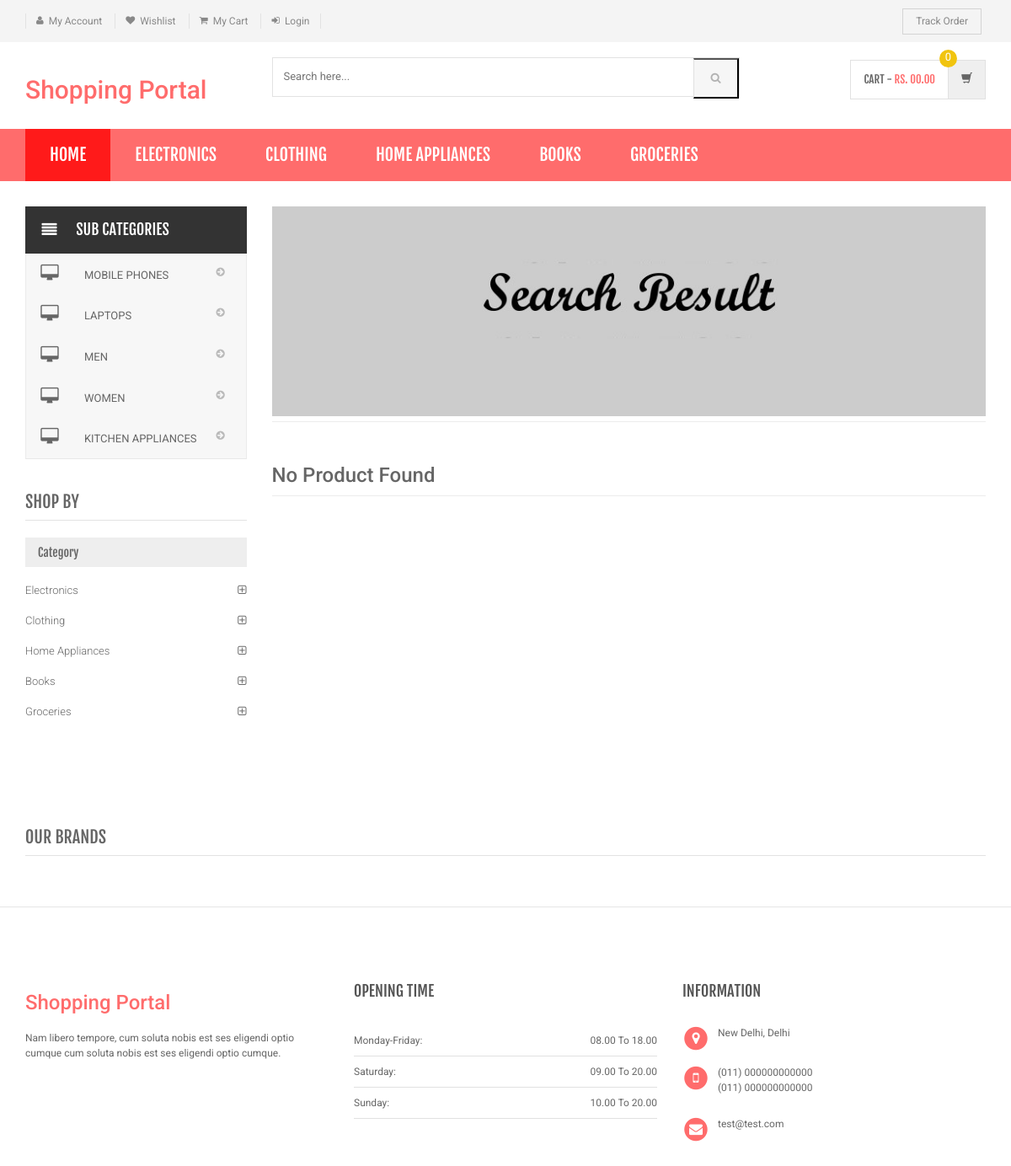
/shopping/search-result.php, run on the app's committed database.
### tables this page shows
CREATE TABLE category (
  id int(11) NOT NULL AUTO_INCREMENT,
  categoryName varchar(255) DEFAULT NULL,
  categoryDescription longtext DEFAULT NULL,
  creationDate timestamp NOT NULL DEFAULT current_timestamp(),
  updationDate varchar(255) DEFAULT NULL,
  PRIMARY KEY (id)
);

CREATE TABLE subcategory (
  id int(11) NOT NULL AUTO_INCREMENT,
  categoryid int(11) DEFAULT NULL,
  subcategory varchar(255) DEFAULT NULL,
  creationDate timestamp NULL DEFAULT current_timestamp(),
  updationDate varchar(255) DEFAULT NULL,
  PRIMARY KEY (id),
  FOREIGN KEY (categoryid) REFERENCES category(id)
);

### shopping/search-result.php (the view, shortened to what this page needs)
<?php
include('includes/config.php');
$find="%{$_POST['product']}%";
?>
<!DOCTYPE html>
<html lang="en">
	<head>
	    <link rel="stylesheet" href="assets/css/bootstrap.min.css">
	    <link rel="stylesheet" href="assets/css/main.css">
	    <link rel="stylesheet" href="assets/css/red.css">
	    <link rel="stylesheet" href="assets/css/owl.carousel.css">
		<link rel="stylesheet" href="assets/css/owl.transitions.css">
		<link href="assets/css/lightbox.css" rel="stylesheet">
		<link rel="stylesheet" href="assets/css/animate.min.css">
		<link rel="stylesheet" href="assets/css/rateit.css">
		<link rel="stylesheet" href="assets/css/bootstrap-select.min.css">
		<link rel="stylesheet" href="assets/css/config.css">
		<link href="assets/css/green.css" rel="alternate stylesheet" title="Green color">
		<link href="assets/css/blue.css" rel="alternate stylesheet" title="Blue color">
		<link href="assets/css/red.css" rel="alternate stylesheet" title="Red color">
		<link href="assets/css/orange.css" rel="alternate stylesheet" title="Orange color">
		<link href="assets/css/dark-green.css" rel="alternate stylesheet" title="Darkgreen color">
		<link rel="stylesheet" href="assets/css/font-awesome.min.css">
	</head>
    <body class="cnt-home">
<header class="header-style-1">
<?php include('includes/top-header.php');?>
<?php include('includes/main-header.php');?>
<?php include('includes/menu-bar.php');?>
</header>
<div class="body-content outer-top-xs">
	<div class='container'>
		<div class='row outer-bottom-sm'>
			<div class='col-md-3 sidebar'>
<div class="side-menu animate-dropdown outer-bottom-xs">
<div class="side-menu animate-dropdown outer-bottom-xs">
    <div class="head"><i class="icon fa fa-align-justify fa-fw"></i>Sub Categories</div>
    <nav class="yamm megamenu-horizontal" role="navigation">
        <ul class="nav">
            <li class="dropdown menu-item">
              <?php $sql=mysqli_query($con,"select id,subcategory  from subcategory");
while($row=mysqli_fetch_array($sql))
{
    ?>
                <a href="sub-category.php?scid=<?php echo $row['id'];?>" class="dropdown-toggle"><i class="icon fa fa-desktop fa-fw"></i>
                <?php echo $row['subcategory'];?></a>
                <?php }?>
</li>
</ul>
    </nav>
</div>
</div>
	            <div class="sidebar-module-container">
	            	<h3 class="section-title">shop by</h3>
	            	<div class="sidebar-filter">
<div class="sidebar-widget wow fadeInUp outer-bottom-xs ">
	<div class="widget-header m-t-20">
		<h4 class="widget-title">Category</h4>
	</div>
	<div class="sidebar-widget-body m-t-10">
	         <?php $sql=mysqli_query($con,"select id,categoryName  from category");
while($row=mysqli_fetch_array($sql))
{
    ?>
		<div class="accordion">
	    	<div class="accordion-group">
	            <div class="accordion-heading">
	                <a href="category.php?cid=<?php echo $row['id'];?>"  class="accordion-toggle collapsed">
	                   <?php echo $row['categoryName'];?>
	                </a>
	            </div>
	        </div>
	    </div>
	    <?php } ?>
	</div>
</div>
	            	</div>
	            </div>
            </div>
			<div class='col-md-9'>
	<div id="category" class="category-carousel hidden-xs">
		<div class="item">
			<div class="image">
				<img src="assets/images/banners/cat-banner-3.jpg" alt="" class="img-responsive">
			</div>
		</div>
</div>
				<div class="search-result-container">
					<div id="myTabContent" class="tab-content">
						<div class="tab-pane active " id="grid-container">
							<div class="category-product  inner-top-vs">
								<div class="row">
			<?php
$ret=mysqli_query($con,"select * from products where productName like '$find'");
$num=mysqli_num_rows($ret);
if($num>0)
{
while ($row=mysqli_fetch_array($ret))
{?>
		<div class="col-sm-6 col-md-4 wow fadeInUp">
			<div class="products">
	<div class="product">
		<div class="product-image">
			<div class="image">
				<a href="product-details.php?pid=<?php echo htmlentities($row['id']);?>"><img  src="assets/images/blank.gif" data-echo="admin/productimages/<?php echo htmlentities($row['id']);?>/<?php echo htmlentities($row['productImage1']);?>" alt="" width="200" height="300"></a>
			</div>
		</div>
		<div class="product-info text-left">
			<h3 class="name"><a href="product-details.php?pid=<?php echo htmlentities($row['id']);?>"><?php echo htmlentities($row['productName']);?></a></h3>
			<div class="rating rateit-small"></div>
			<div class="description"></div>
			<div class="product-price">
				<span class="price">
					Rs. <?php echo htmlentities($row['productPrice']);?>			</span>
										     <span class="price-before-discount">Rs.<?php echo htmlentities($row['productPriceBeforeDiscount']);?></span>
			</div>
		</div>
					<div class="cart clearfix animate-effect">
				<div class="action">
					<ul class="list-unstyled">
						<li class="add-cart-button btn-group">
					<?php if($row['productAvailability']=='In Stock'){?>
										<button class="btn btn-primary icon" data-toggle="dropdown" type="button">
								<i class="fa fa-shopping-cart"></i>
							</button>
							<a href="category.php?page=product&action=add&id=<?php echo $row['id']; ?>">
							<button class="btn btn-primary" type="button">Add to cart</button></a>
								<?php } else {?>
							<div class="action" style="color:red">Out of Stock</div>
					<?php } ?>
						</li>
		                <li class="lnk wishlist">
							<a class="add-to-cart" href="category.php?pid=<?php echo htmlentities($row['id'])?>&&action=wishlist" title="Wishlist">
								 <i class="icon fa fa-heart"></i>
							</a>
						</li>
					</ul>
				</div>
			</div>
			</div>
			</div>
		</div>
	  <?php } } else {?>
		<div class="col-sm-6 col-md-4 wow fadeInUp"> <h3>No Product Found</h3>
		</div>
<?php } ?>
										</div>
							</div>
						</div>
				</div>
			</div>
		</div></div>
		<?php include('includes/brands-slider.php');?>
</div>
</div>
<?php include('includes/footer.php');?>
</body>
</html>

### shopping/includes/menu-bar.php (shortened to what this page needs)
<div class="header-nav animate-dropdown">
    <div class="container">
        <div class="yamm navbar navbar-default" role="navigation">
            <div class="nav-bg-class">
                <div class="navbar-collapse collapse" id="mc-horizontal-menu-collapse">
	<div class="nav-outer">
		<ul class="nav navbar-nav">
			<li class="active dropdown yamm-fw">
				<a href="index.php" data-hover="dropdown" class="dropdown-toggle">Home</a>
			</li>
              <?php $sql=mysqli_query($con,"select id,categoryName  from category limit 6");
while($row=mysqli_fetch_array($sql))
{
    ?>
			<li class="dropdown yamm">
				<a href="category.php?cid=<?php echo $row['id'];?>"> <?php echo $row['categoryName'];?></a>
			</li>
			<?php } ?>
		</ul>
		<div class="clearfix"></div>
	</div>
</div>
            </div>
        </div>
    </div>
</div>

### data on the page
category: categoryName "ELECTRONICS", categoryName "Electronics"
category: categoryName "CLOTHING", categoryName "Clothing"
category: categoryName "HOME APPLIANCES", categoryName "Home Appliances"
category: categoryName "BOOKS", categoryName "Books"
category: categoryName "GROCERIES", categoryName "Groceries"
subcategory: subcategory "MOBILE PHONES"
subcategory: subcategory "LAPTOPS"
subcategory: subcategory "MEN"
subcategory: subcategory "WOMEN"
subcategory: subcategory "KITCHEN APPLIANCES"
